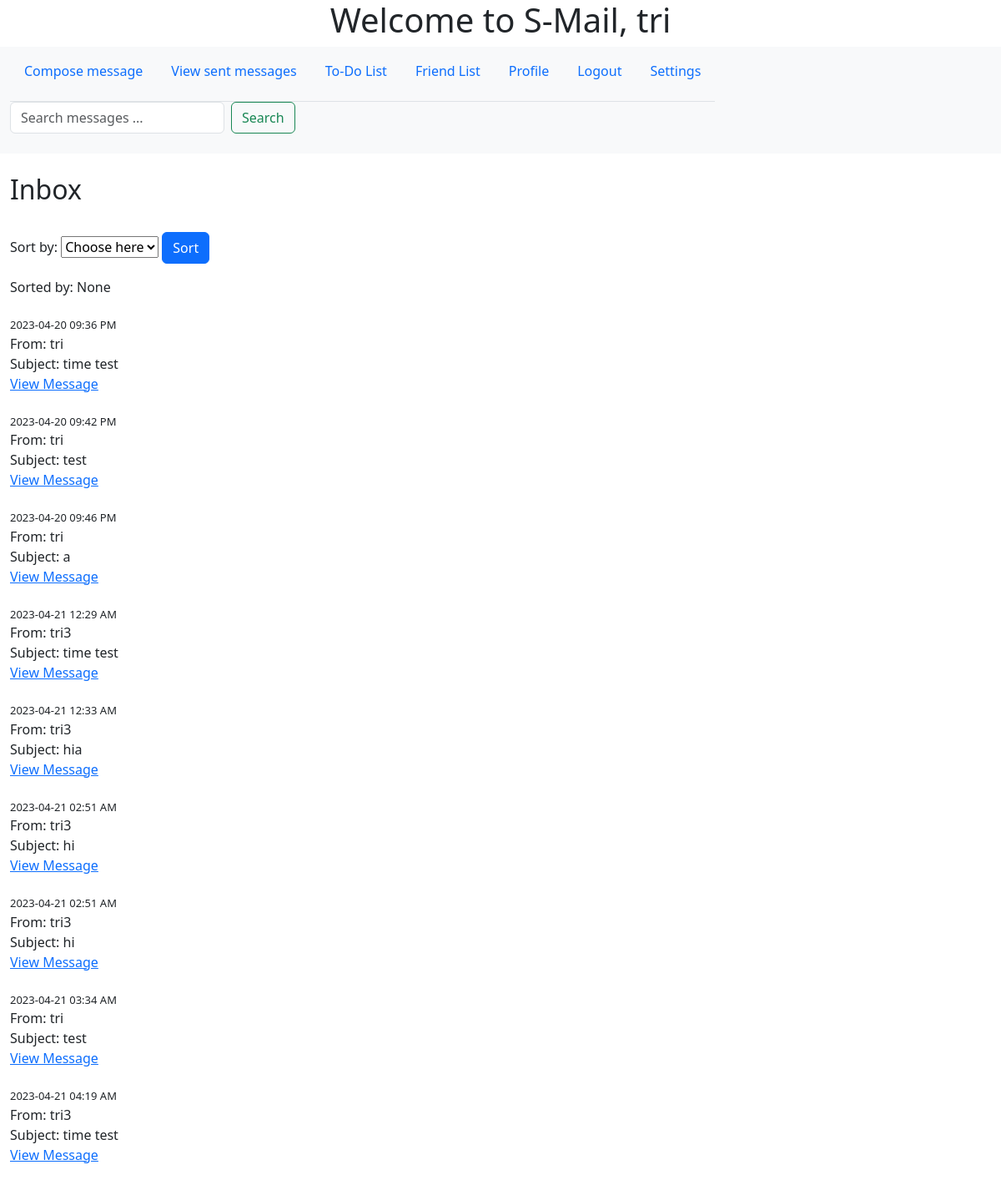
Screenshot of /mainpage (signed in) with the database file from the repository.
### app/models.py (models this page shows, shortened)
class Message(db.Model):
    id = db.Column(db.Integer, primary_key=True)
    sender_id = db.Column(db.Integer, db.ForeignKey('user.id'), nullable=False)
    recipient_id = db.Column(db.Integer, db.ForeignKey('user.id'), nullable=False)
    subject = db.Column(db.String(100), nullable=False)
    body = db.Column(db.String(500), nullable=False)
    timestamp = db.Column(db.DateTime, default=datetime.now())
    sender = db.relationship('User', foreign_keys=[sender_id])
    recipient = db.relationship('User', foreign_keys=[recipient_id])

class User(db.Model, UserMixin):
    id = db.Column(db.Integer, primary_key=True)
    username = db.Column(db.String(32), nullable=False)
    password = db.Column(db.String(32), nullable=False)
    email = db.Column(db.String(100), nullable=False)
    bio = db.Column(db.String(100), nullable = False, default = '')
    name = db.Column(db.String(32), nullable = False, default = '')
    friends = db.relationship('Friend', backref='user', lazy='dynamic')

### app/routes.py (the view)
@myapp_obj.route("/mainpage", methods=['GET', 'POST'])
@login_required #needs to be logged in to access this page
def mainpage():
    sort_by = request.form.get("sort")
    asc = Message.query.filter_by(recipient=current_user).order_by(Message.timestamp.asc()).all()
    des = Message.query.filter_by(recipient=current_user).order_by(Message.timestamp.desc()).all()
    return render_template('mainpage.html', sort_by=sort_by, des=des, asc=asc,name=current_user.username)

### app/models.py (called while the page is built)
@login_manager.user_loader
def load_user(user_id):
    return User.query.get(int(user_id))

### app/templates/mainpage.html (shortened to what this page needs)
<html>
    <head>
        <link rel="stylesheet" href="{{ url_for('static', filename='mainpage.css') }}">
        <link href="https://cdn.jsdelivr.net/npm/bootstrap@5.3.0-alpha3/dist/css/bootstrap.min.css" rel="stylesheet">
    </head>
    <body>
        <h1>Welcome to S-Mail, {{ name }}</h1>
        <nav class="navbar bg-body-tertiary">
            <div class="container-fluid">
                <ul class="nav nav-tabs">
                    <li><form action="{{ url_for('compose') }}" method="post">
                        <button class="nav-link" type="submit">Compose message</button>
                    </form></li>
                    <li><form action="{{ url_for('sent') }}">
                        <button class="nav-link" type="submit">View sent messages</button>
                    </form></li>
                    <li class ="nav-item"><form action="{{ url_for('todo') }}" method="post">
                        <button class="nav-link" type="submit">To-Do List</button>
                    </form></li>
                    <li class ="nav-item"><form action="{{ url_for('friend_list') }}" method="post">
                    <button class="nav-link" type="submit">Friend List</button>
                    </form></li>
                    <li class ="nav-item"><form action="{{ url_for('profile') }}" method="post">
                        <button class ="nav-link"type="submit">Profile</button>
                  </form></li>
                    <li class ="nav-item"><form action="{{ url_for('logout') }}" method="post">
                        <button class="nav-link" type="submit">Logout</button>
                    </form></li>
                    <li><form action="{{ url_for('settings') }}">
                        <button class="nav-link" type="submit">Settings</button>
                    </form></li>
                </ul>
                <form class="d-flex" action="{{ url_for('search_results') }}" method="get">
                    <input class="form-control me-2" type="text" name="query" id="search_query" placeholder="Search messages ..." aria-label="Search">
                    <button class="btn btn-outline-success" type="submit">Search</button>
                </form>
            </div>
          </nav>
        <br>
        <div class="container-fluid">
        <h2>Inbox</h2>
        <br>
        <form method="post" action="{{ url_for('mainpage') }}">
            <label>Sort by:</label>
            <select name = "sort">
            <option value="" selected="selectd" hidden="hidden">Choose here</option>
        </select>
            <button class="btn btn-primary" type="submit">Sort</button>
        </form>
        Sorted by: {{ sort_by }}
        <br><br>
        <tbody>
            {%if sort_by == 'Newest first'%}
            {% for message in des %}
                <tr>
                    <time>{{ message.timestamp.strftime('%Y-%m-%d %I:%M %p') }}</time>
                    <br>
                    <td>From: {{ message.sender.username }}</td>
                    <br>
                    <td>Subject: {{ message.subject }}</td>
                    <br>
                    <td><a href="{{ url_for('message', message_id=message.id) }}">View Message</a></td>
                    <br>
                    <br>
                </tr>
            {% endfor %}
            {%else%}
            {% for message in asc %}
                <tr>
                    <time>{{ message.timestamp.strftime('%Y-%m-%d %I:%M %p') }}</time>
                    <br>
                    <td>From: {{ message.sender.username }}</td>
                    <br>
                    <td>Subject: {{ message.subject }}</td>
                    <br>
                    <td><a href="{{ url_for('message', message_id=message.id) }}">View Message</a></td>
                    <br>
                    <br>
                </tr>
            {% endfor %}
             {% endif %}
        </tbody>
    </div>
    </body>
</html>

### app/static/mainpage.css (style rules this page uses)
time { font-size: 13px; }
h1 { text-align: center; }

### rows the page displays
Message: timestamp "2023-04-20 09:36 PM", sender.username "tri", subject "time test"
Message: timestamp "2023-04-20 09:42 PM", sender.username "tri", subject "test"
Message: timestamp "2023-04-20 09:46 PM", sender.username "tri", subject "a"
Message: timestamp "2023-04-21 12:29 AM", sender.username "tri3", subject "time test"
Message: timestamp "2023-04-21 12:33 AM", sender.username "tri3", subject "hia"
Message: timestamp "2023-04-21 02:51 AM", sender.username "tri3", subject "hi"
Message: timestamp "2023-04-21 02:51 AM", sender.username "tri3", subject "hi"
Message: timestamp "2023-04-21 03:34 AM", sender.username "tri", subject "test"
Message: timestamp "2023-04-21 04:19 AM", sender.username "tri3", subject "time test"

### other values shown
{{ sort_by }} "None"
